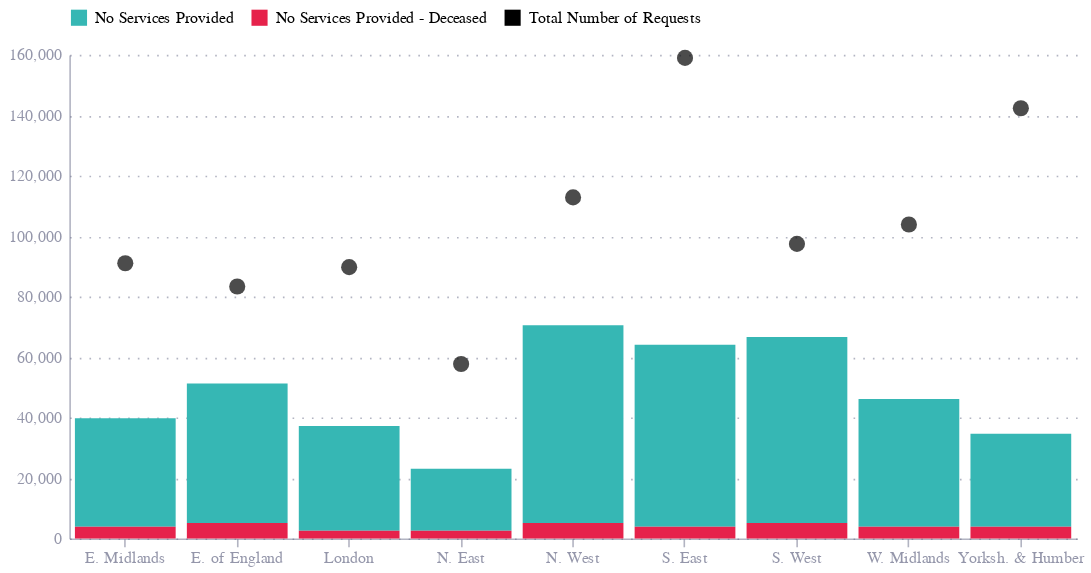

Notebook source saved alongside this figure:
### Code cell
bars = alt.Chart(df.query("Series != 'Total Number of Requests'")).mark_bar().encode(
    x=alt.X("Region:N"),
    y=alt.Y("Value:Q"),
    color=alt.Color("Series:N", 
                    
                    scale=alt.Scale(
                        domain=['No Services Provided', 'No Services Provided - Deceased' , 'Total Number of Requests'],
                        range=['#36B7B4', '#E6224B', 'black']),
                    legend=alt.Legend(
                        labelLimit=2000000,
        orient="top",
        values = ['No Services Provided', 'No Services Provided - Deceased', 'Total Number of Requests'],
          title=None)),
)

points = alt.Chart(df.query("Series == 'Total Number of Requests'")).mark_circle(size=5).encode(
    x=alt.X("Region:N"),
    y=alt.Y("Value:Q", title=''),
    color=alt.value('black'),
    size=alt.value(100),
)

chart = (bars + points).properties(
    width=625,
    height=300
)

chart.save('chart.png', scale_factor=3)

chart

### Figure 1 — Vega-Lite specification as saved in the notebook (floating-point values rounded to 4 significant figures)
{"config": {"font": "Circular Std", "mark": {"line": {"interpolate": "monotone"}}, "view": {"stroke": "transparent", "width": 400, "height": 300}, "range": {"category": ["#36B7B4", "#E6224B", "#F4C245", "#0063AF", "#00A767", "#179FDB", "#EB5C2E"], "diverging": ["#E6224B", "#E54753", "#C9C9C9", "#179FDB", "#122B39"], "heatmap": ["#C9C9C9", "#179FDB", "#0063AF", "#122B39"], "ordinal": ["#00A767", "#36B7B4", "#179FDB", "#0063AF", "#243B5A"]}, "axisX": {"domainColor": "#676A86", "domainOpacity": 0.5, "grid": false, "labelAngle": 0, "labelColor": "#676A86", "labelOpacity": 0.7, "orient": "bottom", "tickColor": "#676A86", "tickCount": 10, "tickOpacity": 0.5, "title": false, "titleAlign": "center", "titleAnchor": "middle", "titleColor": "#676A86", "titleFontSize": 12, "titleOpacity": 0.8, "titleY": -15}, "axisY": {"domainColor": "#676A86", "domainOpacity": 0.5, "gridColor": "#676A86", "gridDash": [1, 5], "gridOpacity": 0.5, "labelColor": "#676A86", "labelOpacity": 0.7, "labelPadding": 5, "tickColor": "#676A86", "tickCount": 8, "tickOpacity": 0.5, "ticks": false, "titleAlign": "left", "titleAngle": 0, "titleBaseline": "bottom", "titleColor": "#676A86", "titleFontSize": 12, "titleOpacity": 0.8, "titleX": 0, "titleY": -7}}, "layer": [{"data": {"name": "data-54dd9c231f066000d3cfaf81d73c9247"}, "mark": {"type": "bar"}, "encoding": {"color": {"field": "Series", "legend": {"labelLimit": 2000000, "orient": "top", "title": null, "values": ["No Services Provided", "No Services Provided - Deceased", "Total Number of Requests"]}, "scale": {"domain": ["No Services Provided", "No Services Provided - Deceased", "Total Number of Requests"], "range": ["#36B7B4", "#E6224B", "black"]}, "type": "nominal"}, "x": {"field": "Region", "type": "nominal"}, "y": {"field": "Value", "type": "quantitative"}}}, {"data": {"name": "data-a642905d92852019b16f237cf7aaefc6"}, "mark": {"type": "circle", "size": 5}, "encoding": {"color": {"value": "black"}, "size": {"value": 100}, "x": {"field": "Region", "type": "nominal"}, "y": {"field": "Value", "title": "", "type": "quantitative"}}}], "height": 300, "width": 625, "$schema": "https://vega.github.io/schema/vega-lite/v5.8.0.json", "datasets": {"data-54dd9c231f066000d3cfaf81d73c9247": [{"Region": "E. Midlands", "Series": "No Services Provided", "Value": 35900.0}, {"Region": "E. of England", "Series": "No Services Provided", "Value": 46150.0}, {"Region": "London", "Series": "No Services Provided", "Value": 34620.0}, {"Region": "N. East", "Series": "No Services Provided", "Value": 20510.0}, {"Region": "N. West", "Series": "No Services Provided", "Value": 65380.0}, {"Region": "S. East", "Series": "No Services Provided", "Value": 60260.0}, {"Region": "S. West", "Series": "No Services Provided", "Value": 61540.0}, {"Region": "W. Midlands", "Series": "No Services Provided", "Value": 42310.0}, {"Region": "Yorksh. & Humber", "Series": "No Services Provided", "Value": 30770.0}, {"Region": "E. Midlands", "Series": "No Services Provided - Deceased", "Value": 3846.0}, {"Region": "E. of England", "Series": "No Services Provided - Deceased", "Value": 5128.0}, {"Region": "London", "Series": "No Services Provided - Deceased", "Value": 2564.0}, {"Region": "N. East", "Series": "No Services Provided - Deceased", "Value": 2564.0}, {"Region": "N. West", "Series": "No Services Provided - Deceased", "Value": 5128.0}, {"Region": "S. East", "Series": "No Services Provided - Deceased", "Value": 3846.0}, {"Region": "S. West", "Series": "No Services Provided - Deceased", "Value": 5128.0}, {"Region": "W. Midlands", "Series": "No Services Provided - Deceased", "Value": 3846.0}, {"Region": "Yorksh. & Humber", "Series": "No Services Provided - Deceased", "Value": 3846.0}], "data-a642905d92852019b16f237cf7aaefc6": [{"Region": "E. Midlands", "Series": "Total Number of Requests", "Value": 91030.0}, {"Region": "E. of England", "Series": "Total Number of Requests", "Value": 83330.0}, {"Region": "London", "Series": "Total Number of Requests", "Value": 89740.0}, {"Region": "N. East", "Series": "Total Number of Requests", "Value": 57690.0}, {"Region": "N. West", "Series": "Total Number of Requests", "Value": 112800.0}, {"Region": "S. East", "Series": "Total Number of Requests", "Value": 159000.0}, {"Region": "S. West", "Series": "Total Number of Requests", "Value": 97440.0}, {"Region": "W. Midlands", "Series": "Total Number of Requests", "Value": 103800.0}, {"Region": "Yorksh. & Humber", "Series": "Total Number of Requests", "Value": 142300.0}]}}
